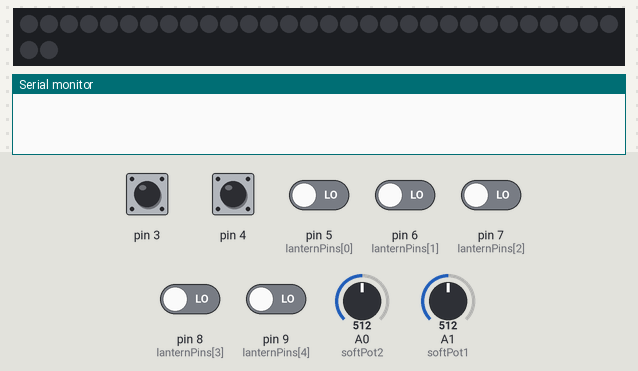
Recording of a sketch running on a simulated Arduino Uno, built with avr-gcc and run on an emulated ATmega328P. On the bench: 32 RGB LEDs in strip order, left to right, continuing on the next row, the last lines printed to the serial monitor. Inputs (shaded band) come from the test bench; at power-on: pin 3, pin 4 HIGH, pin 5 (lanternPins[0]), pin 6 (lanternPins[1]), pin 7 (lanternPins[2]), pin 8 (lanternPins[3]), pin 9 (lanternPins[4]) LOW, A0 (softPot2) = 512, A1 (softPot1) = 512. Random numbers use the default seed unless the sketch sets one.

Above: at 1.2 s.
1.3 s: pin 4 pulled LOW for 0.15 s
At 2.6 s:
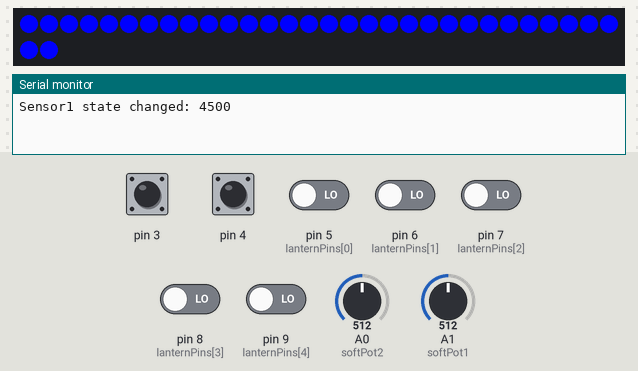
2.9 s: A0 (softPot2) set to 716
At 3.9 s:
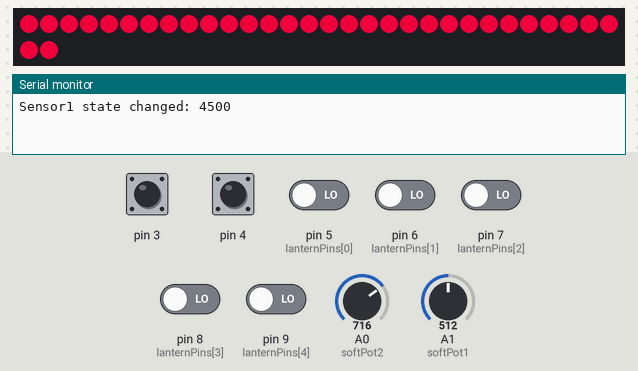
4.4 s: pin 3 pulled LOW for 0.15 s
At 5.0 s:
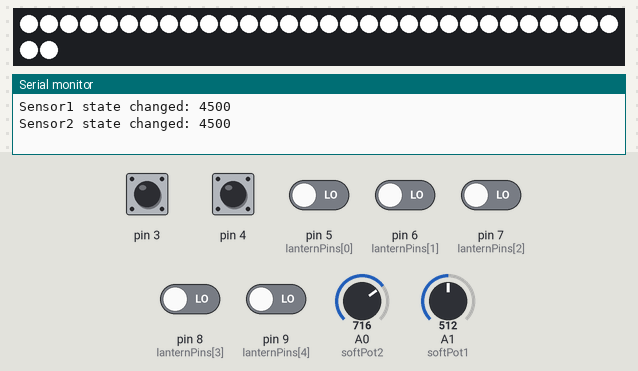
Timing chart, 0 to 7.4 s (numbered marks = the images above; inputs shaded):
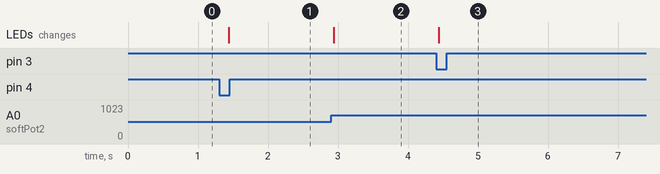

The sketch:

lamp_project.ino
```cpp
#include <TimerOne.h>
#include <CapacitiveSensor.h>
#include "LPD8806.h"
#include "SPI.h"

//#define lanternMode_lantern 0
//#define lanternMode_fire 1
//#define lanternMode_water 2
//#define lanternMode_earth 3
//#define lanternMode_air 4

#define buttonMode_off 0
#define buttonMode_solid 1
#define buttonMode_pattern 2

#define number_of_lanternModes 5
#define sensorThreshold 2000

#define switch_debounce 100
#define button_debounce 100
#define pot_debounce 50
#define pot_threshold 50

#define height 8
#define width 3

long lastSwitchCheck;
long lastButtonCheck;
long lastPotCheck;

int lanternPins[number_of_lanternModes] = {5, 6, 7, 8, 9};
int lanternMode = 0;
int button1Mode = 0;
int button2Mode = 0;


// rotary potentiometers pin assignments and names:
int softPot1 = A1;
int softPot2 = A0;

// touch sensors pin assignments and names:
CapacitiveSensor   cs_2_3 = CapacitiveSensor(2,4);        // 1M resistor between pins 2 & 3, pin 3 is sensor pin, add a wire and or foil if desired
CapacitiveSensor   cs_2_4 = CapacitiveSensor(2,3);        // 1M resistor between pins 2 & 4, pin 4 is sensor pin, add a wire and or foil if desired

// turning on and off the lights
boolean old_sensor1 = LOW;
boolean old_sensor2 = LOW;

long pot1_value = 1000;
long pot2_value = 0;

// LED strip setup following:
int nLEDs = 32; // number of LEDs on strand
int dataPin  = 12; // Chose 2 pins for output; can be any valid output pins:
int clockPin = 11;
LPD8806 strip = LPD8806(32, dataPin, clockPin);
/* First parameter is the number of LEDs in the strand.  The LED strips are 32 LEDs per meter but you can extend or cut the strip.  Next two parameters are SPI data and clock pins. */


void setup()
{

  for (int x=0; x < number_of_lanternModes; x++) {
    pinMode(lanternPins[x], INPUT);
  }

  Timer1.initialize(33333); // Start the timer, value is in microseconds
  Timer1.attachInterrupt(interrupt);

  Serial.begin(115200);
  strip.begin();
  strip.show();

}

void interrupt() {
  //Serial.println("interrupt");

  // Lights off!
  if (button1Mode == buttonMode_off) {
    uint32_t c = strip.Color(0, 0, 0);    //turn LEDs off
    for(int i=0; i<strip.numPixels(); i++) {
      strip.setPixelColor(i, c);
    }
    strip.show();
  }

  // Solid colors (white or color wheel)
  else if (button1Mode == buttonMode_solid) {

    uint32_t c;

    if (button2Mode == 1) {
      c = strip.Color(127, 127, 127);
    } else {
      c = Wheel((uint16_t) (pot2_value / 2) % 384);
    }

    float b = get_brightness();
    //c = strip.Filter(c, b, b, b);

    for(int i=0; i<strip.numPixels(); i++) {
      strip.setPixelColor(i, c);
    }
    strip.show();
  }

  // Pattern Mode
  else if (button1Mode == buttonMode_pattern) {

  }
}

void check_switches() { // Check the state of the reed switches

  // Debounce so it doesn't flip out
  if (millis() - lastSwitchCheck < switch_debounce) return;
  else lastSwitchCheck = millis();

  for (int x=0; x < number_of_lanternModes; x++) {
    if (digitalRead(lanternPins[x]) == HIGH && lanternMode != x) {
      lanternMode = x;
      Serial.print("New lanternMode! ");
      Serial.println(lanternMode, DEC);
      return;
    }
  }
}

void check_buttons() { // Check the state of the cap buttons

  // Debounce so it doesn't flip out
  if (millis() - lastButtonCheck < button_debounce) return;
  else lastButtonCheck = millis();

  long start = millis();                           // Capacitive Sensor setup
  long sensor1 =  cs_2_3.capacitiveSensor(30);      // Sensor 1 (on/static/off toggle)
  long sensor2 =  cs_2_4.capacitiveSensor(30);      // Sensor 2 (white/color toggle)

  // Check button one
  if (sensor1 > sensorThreshold && old_sensor1 == LOW) {
    old_sensor1 = HIGH;
    button1Mode += 1;
    if (button1Mode == 3) button1Mode = 0;

    Serial.print("Sensor1 state changed: ");
    Serial.println(sensor1, DEC);
    return;
  }
  else if (sensor1 == 0 && old_sensor1 == HIGH) {
    old_sensor1 = LOW;
    Serial.println("Sensor1 went LOW");
    Serial.print("button1Mode: ");
    Serial.println(button1Mode, DEC);
    return;
  }

  // Check button two (if button one didn't trigger any events)
  if (sensor2 > sensorThreshold && old_sensor2 == LOW) {
    old_sensor2 = HIGH;
    button2Mode += 1;
    if (button2Mode == 2) button2Mode = 0;

    Serial.print("Sensor2 state changed: ");
    Serial.println(sensor2, DEC);

  }
  else if (sensor2 == 0 && old_sensor2 == HIGH) {
    old_sensor2 = LOW;
    Serial.println("Sensor2 went LOW");
    Serial.print("button2Mode: ");
    Serial.println(button2Mode, DEC);
  }
}

void check_pots() { // Check the state of the soft pots

  // Debounce so it doesn't flip out
  if (millis() - lastPotCheck < pot_debounce) return;
  else lastPotCheck = millis();

  long pot1 = analogRead(softPot1);
  long pot2 = analogRead(softPot2);

  // There seems to be some cross talk, so filter everything below 50 or so
  if (pot1 < pot_threshold && pot2 < pot_threshold) return;

  if (pot1 > pot_threshold) {
    pot1_value = pot1;
  }
  if (pot2 > pot_threshold) {
    pot2_value = pot2;
  }

//  Serial.print("Pot - ");
//  Serial.print(pot1, DEC);
//  Serial.print(" ");
//  Serial.println(pot2, DEC);

}

float get_brightness() {
  return pot1_value / 1000.0;
}

void loop() {

  check_switches();
  check_buttons();
  check_pots();

} //end main loop


// color functions to follow:


// Fill the dots progressively along the strip.
void colorWipe(uint32_t c, uint8_t wait) {
  int i;
  for (i=0; i < strip.numPixels(); i++) {
    strip.setPixelColor(i, c);
    strip.show();
    delay(wait);
  }
}

void rainbow() {
  int i; // variable number for pixels
  int j = 0; // variable reading of potentiometer
  j = analogRead(softPot1); // read pot
  Serial.print("j =");
  Serial.println(j);
  for (i=0; i < strip.numPixels(); i++) {
    if (j != 0) {
      strip.setPixelColor(i, (Wheel((j * 384L) /1024)));
    }
  }
  strip.show();   // write all the pixels out
}

uint32_t Wheel(uint16_t WheelPos) {
  byte r, g, b;
  switch(WheelPos / 128) {
  case 0:
    r = 127 - WheelPos % 128;   //Red down
    g = WheelPos % 128;      // Green up
    b = 0;                  //blue off
    break;
  case 1:
    g = 127 - WheelPos % 128;  //green down
    b = WheelPos % 128;      //blue up
    r = 0;                  //red off
    break;
  case 2:
    b = 127 - WheelPos % 128;  //blue down
    r = WheelPos % 128;      //red up
    g = 0;                  //green off
    break;
  }
  return(strip.Color(r,g,b));
}

void runner() { // function that scrolls a single light down the strip
  int i; // variable number for pixels
  for (int x=0; x < strip.numPixels(); x++) {
    for (i=0; i < strip.numPixels(); i++) {
      strip.setPixelColor(i,strip.Color(0, 0, 0));
    }
    strip.setPixelColor(x,strip.Color(127, 30, 0));
    strip.show();   // write all the pixels out
    delay(100);
  }
}


//void fire() { // fire animation function
//
//  int i; // variable number for pixels
//  int pixelvalue[strip.numPixels()]; // makes an array, so this makes each led act individually
//  while (true) {
//    for (i=0; i < strip.numPixels(); i++) { // for each frame, along the whole strip...
//      pixelvalue[i] = changefire(pixelvalue[i]);  // change the pixel color according to changefire function
//      strip.setPixelColor(i,firepixel(pixelvalue[i])); // tells the pixels to turn on with firepixel colors
//      // will need to add an interrupt to check for sensor inputs
//    }
//    strip.show();   // write all the pixels out
//    delay(5);
//  }
//}

uint32_t firepixel(uint16_t pixelvalue) { // maps the color values for fire
  return strip.Color(map(pixelvalue, 0, 384, 0, 127), map(pixelvalue, 0, 384, 0, 50), 0); // this map limits the range that red and green are allowed to flicker in (and sets blue to 0) red can go up to 127 and green can go
  //up to 50.
}

uint16_t changefire(uint16_t oldpixel) { // randomizer function that tells the range for pixels to flicker
  int changeamount = random(-30, 30); // range for random fluctuation
  return constrain(oldpixel + changeamount, 0, 384); // makes sure that the random fluctuation doesn't exceed 384 or go below 0
}

void colorChase(uint32_t c, uint8_t wait) {
  int i;

  // Start by turning all pixels off:
  for(i=0; i<strip.numPixels(); i++) strip.setPixelColor(i, 0);

  // Then display one pixel at a time:
  for(i=0; i<strip.numPixels(); i++) {
    strip.setPixelColor(i, c); // Set new pixel 'on'
    strip.show();              // Refresh LED states
    strip.setPixelColor(i, 0); // Erase pixel, but don't refresh!
    delay(wait);
  }

  strip.show(); // Refresh to turn off last pixel
}
```

fire.ino
```cpp
#include <stdint.h>

// fire effect
int fire[width][height];

// Flame colors
long palette[255];
float angle;
int calc1[width], calc3[width], calc4[width];
int calc2[height], calc5[height];


long HSV_to_RGB( float h, float s, float v ) {
  /*
     modified from Alvy Ray Smith's site:
   http://www.alvyray.com/Papers/hsv2rgb.htm
   H is given on [0, 6]. S and V are given on [0, 1].
   RGB is returned as a 24-bit long #rrggbb
   */
  int i;
  float m, n, f;

  // not very elegant way of dealing with out of range: return black
  if ((s<0.0) || (s>1.0) || (v<0.0) || (v>1.0)) {
    return 0L;
  }

  if ((h < 0.0) || (h > 6.0)) {
    return long( v * 255 ) + long( v * 255 ) * 256 + long( v * 255 ) * 65536;
  }
  i = floor(h);
  f = h - i;
  if ( !(i&1) ) {
    f = 1 - f; // if i is even
  }
  m = v * (1 - s);
  n = v * (1 - s * f);
  switch (i) {
  case 6:
  case 0: // RETURN_RGB(v, n, m)
    return long(v * 255 ) * 65536 + long( n * 255 ) * 256 + long( m * 255);
  case 1: // RETURN_RGB(n, v, m)
    return long(n * 255 ) * 65536 + long( v * 255 ) * 256 + long( m * 255);
  case 2:  // RETURN_RGB(m, v, n)
    return long(m * 255 ) * 65536 + long( v * 255 ) * 256 + long( n * 255);
  case 3:  // RETURN_RGB(m, n, v)
    return long(m * 255 ) * 65536 + long( n * 255 ) * 256 + long( v * 255);
  case 4:  // RETURN_RGB(n, m, v)
    return long(n * 255 ) * 65536 + long( m * 255 ) * 256 + long( v * 255);
  case 5:  // RETURN_RGB(v, m, n)
    return long(v * 255 ) * 65536 + long( m * 255 ) * 256 + long( n * 255);
  }
}

void fire_setup() {

  for (int x=0; x < 255; x++) {
    palette[x] = HSV_to_RGB((x/3) / 15, 1, (constrain(x*3, 0, 255) / 255));
  }

  for (int x = 0; x < width; x++) {
    calc1[x] = x % width;
    calc3[x] = (x - 1 + width) % width;
    calc4[x] = (x + 1) % width;
  }

  for (int y = 0; y < height; y++) {
    calc2[y] = (y + 1) % height;
    calc5[y] = (y + 2) % height;
  }

}

void draw() {
  angle = angle + 0.05;

  for (int x = 0; x < width; x++)
  {
    fire[x][height-1] = int(random(0, 190)) ;
  }

  int counter = 0;

  for (int y = 0; y < height; y++) {
    for (int x = 0; x < width; x++) {
      // Add pixel values around current pixel

      fire[x][y] =
        ((fire[calc3[x]][calc2[y]]
        + fire[calc1[x]][calc2[y]]
        + fire[calc4[x]][calc2[y]]
        + fire[calc1[x]][calc5[y]]) << 5) / 129;

      // Output everything to screen using our palette colors
     // pixels[counter] = palette[fire[x][y]];
      strip.setPixelColor(height * x + y, palette[fire[x][y]]);


      // Extract the red value using right shift and bit mask
      // equivalent of red(pg.pixels[x+y*w])
//      if ((pg.pixels[counter++] >> 16 & 0xFF) == 128) {
//        // Only map 3D cube 'lit' pixels onto fire array needed for next frame
//        fire[x][y] = 128;
//      }


    }
  }
}
```

Measured:
- after the input at 1.3 s, the LEDs: change after 0.14 s (image 1)
- after the input at 2.9 s, the LEDs: change at once (image 2)
- after the input at 4.4 s, the LEDs: change at once (image 3)
